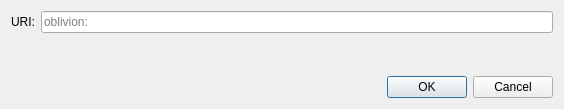
<?xml version="1.0" encoding="UTF-8"?>
<ui version="4.0">
 <class>OpenURIDialog</class>
 <widget class="QDialog" name="OpenURIDialog">
  <property name="geometry">
   <rect>
    <x>0</x>
    <y>0</y>
    <width>564</width>
    <height>109</height>
   </rect>
  </property>
  <property name="windowTitle">
   <string>Open oblivion URI</string>
  </property>
  <layout class="QVBoxLayout" name="verticalLayout">
   <item>
    <layout class="QHBoxLayout" name="horizontalLayout">
     <item>
      <widget class="QLabel" name="label">
       <property name="text">
        <string>URI:</string>
       </property>
      </widget>
     </item>
     <item>
      <widget class="QValidatedLineEdit" name="uriEdit">
       <property name="placeholderText">
        <string notr="true">oblivion:</string>
       </property>
      </widget>
     </item>
    </layout>
   </item>
   <item>
    <spacer name="verticalSpacer">
     <property name="orientation">
      <enum>Qt::Vertical</enum>
     </property>
     <property name="sizeHint" stdset="0">
      <size>
       <width>20</width>
       <height>40</height>
      </size>
     </property>
    </spacer>
   </item>
   <item>
    <widget class="QDialogButtonBox" name="buttonBox">
     <property name="orientation">
      <enum>Qt::Horizontal</enum>
     </property>
     <property name="standardButtons">
      <set>QDialogButtonBox::Cancel|QDialogButtonBox::Ok</set>
     </property>
    </widget>
   </item>
  </layout>
 </widget>
 <customwidgets>
  <customwidget>
   <class>QValidatedLineEdit</class>
   <extends>QLineEdit</extends>
   <header>qt/qvalidatedlineedit.h</header>
  </customwidget>
 </customwidgets>
 <resources/>
 <connections>
  <connection>
   <sender>buttonBox</sender>
   <signal>accepted()</signal>
   <receiver>OpenURIDialog</receiver>
   <slot>accept()</slot>
   <hints>
    <hint type="sourcelabel">
     <x>248</x>
     <y>254</y>
    </hint>
    <hint type="destinationlabel">
     <x>157</x>
     <y>274</y>
    </hint>
   </hints>
  </connection>
  <connection>
   <sender>buttonBox</sender>
   <signal>rejected()</signal>
   <receiver>OpenURIDialog</receiver>
   <slot>reject()</slot>
   <hints>
    <hint type="sourcelabel">
     <x>316</x>
     <y>260</y>
    </hint>
    <hint type="destinationlabel">
     <x>286</x>
     <y>274</y>
    </hint>
   </hints>
  </connection>
 </connections>
</ui>
